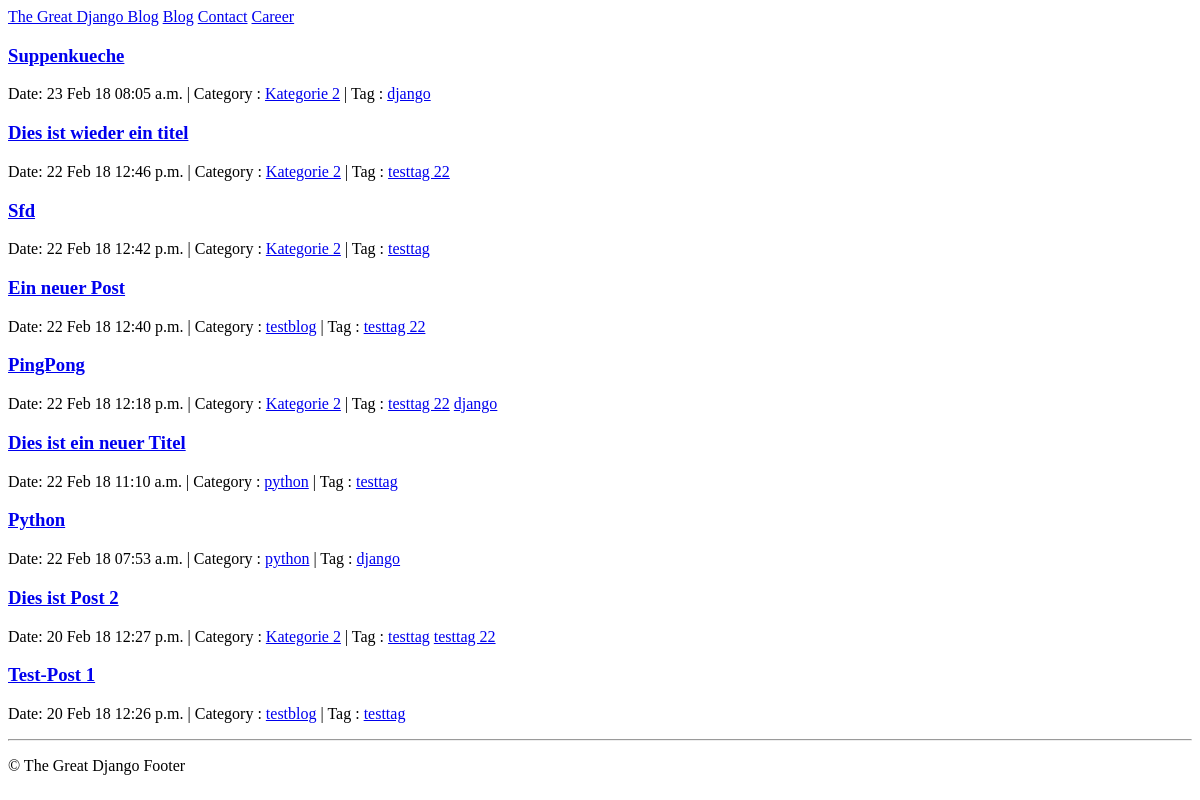
The app's page /, older data.
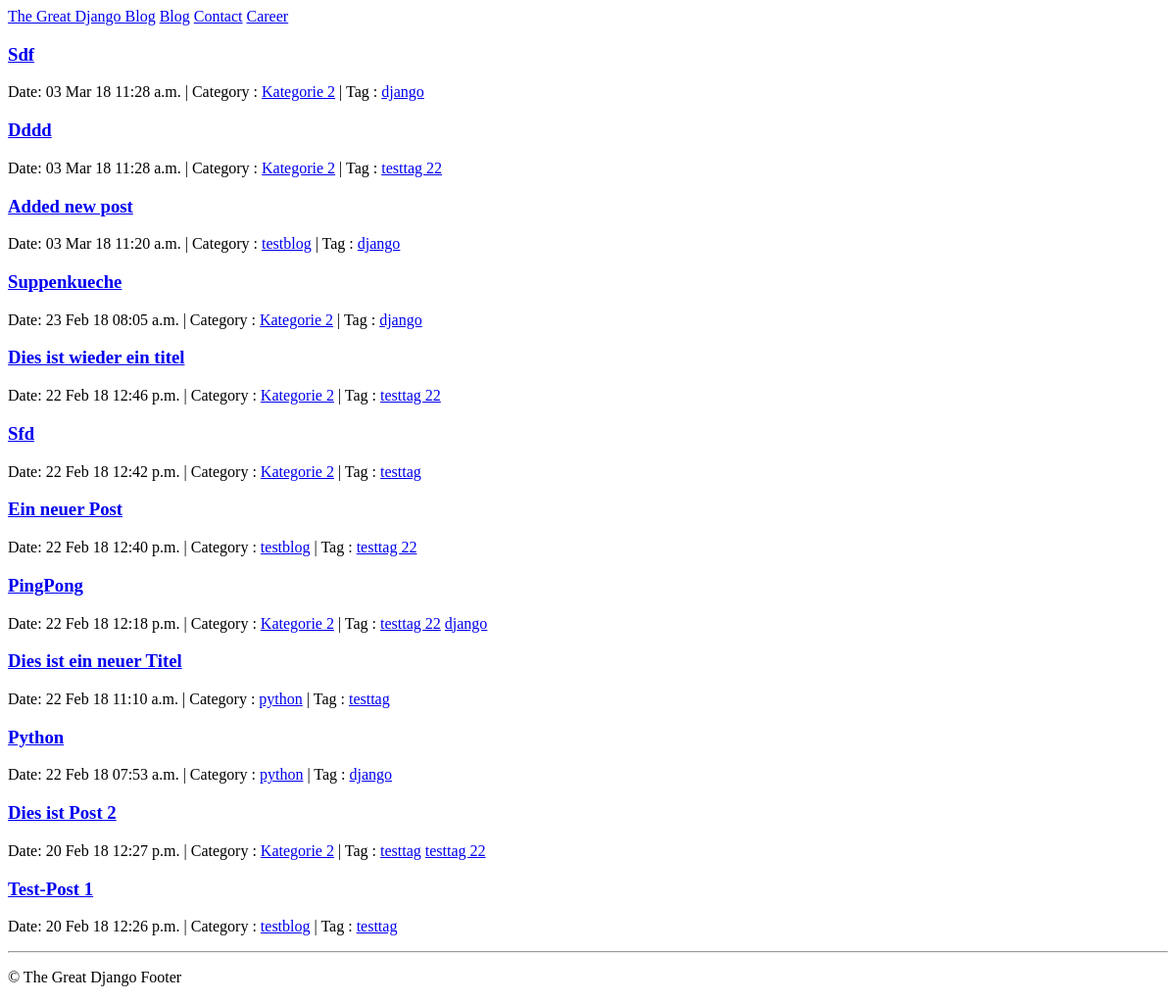
The same page, newer data.
### blog/models.py (models this page shows, shortened)
class Post(models.Model):
	title = models.CharField(max_length=200)
	slug = models.SlugField(unique=True,
					help_text="Slug will be generated automatically from the title of the Post")
	content = models.TextField()
	pub_date = models.DateTimeField(auto_now_add=True)
	author = models.ForeignKey(Author)
	category = models.ForeignKey(Category)
	tags = models.ManyToManyField(Tag)
	def get_absolute_url(self):
		return reverse('post_detail', args=[self.id])

class Category(models.Model):
	name = models.CharField(max_length=100, unique=True)
	slug = models.SlugField(max_length=100, unique=True)
	author = models.ForeignKey(Author)
	class Meta:
		verbose_name_plural = "Categories"
	def __str__(self):
		return self.name
	def get_absolute_url(self):
		return reverse('post_by_category', args=[self.slug])

class Tag(models.Model):
	name = models.CharField(max_length=100, unique=True)
	slug = models.SlugField(max_length=100, unique=True)
	author = models.ForeignKey(Author)
	def __str__(self):
		return self.name
	def get_absolute_url(self):
		return reverse('post_by_tag', args=[self.slug])

### blog/views.py (the view)
# urls.py: url(r'^$', views.post_list, name='post_list'),
def post_list(request):
	posts = Post.objects.order_by("-id").all()
	return render(request, 'blog/post_list.html', {'posts': posts})

### blog/templates/blog/post_list.html (shortened to what this page needs)
{% extends "blog/base.html"  %}
{% block content %}
    <div class="content">
        <div class="section-inner clearfix">
		{% for post in posts %}
			<h3>
				<a href="{{ post.get_absolute_url }}">{{ post.title|capfirst }}</a>
			</h3>
			<p class="post-info">
				{% include 'blog/post_info.html' %}
			</p>
		{% empty %}
			<p>There are no posts</p>
		{% endfor %}
        </div>
    </div>
{% endblock %}

### blog/templates/blog/post_info.html
<span>Date: {{ post.pub_date|date:"d M y h:i a" }}</span> |
<span>Category : <a href="{{ post.category.get_absolute_url }}">{{ post.category }}</a></span> |
<span>Tag :
  {% for tag in post.tags.all %}
      <a href="{{ tag.get_absolute_url }}">{{ tag }}</a>
  {% empty %}
      None
  {% endfor %}
</span>

Row changes from the older to the newer data that the page shows:
added Post: title "Sdf", pub_date "03 Mar 18 11:28 a.m.", category "Kategorie 2", Tag (name "django")
added Post: title "Dddd", pub_date "03 Mar 18 11:28 a.m.", category "Kategorie 2", Tag (name "testtag 22")
added Post: title "Added new post", pub_date "03 Mar 18 11:20 a.m.", category "testblog", Tag (name "django")
